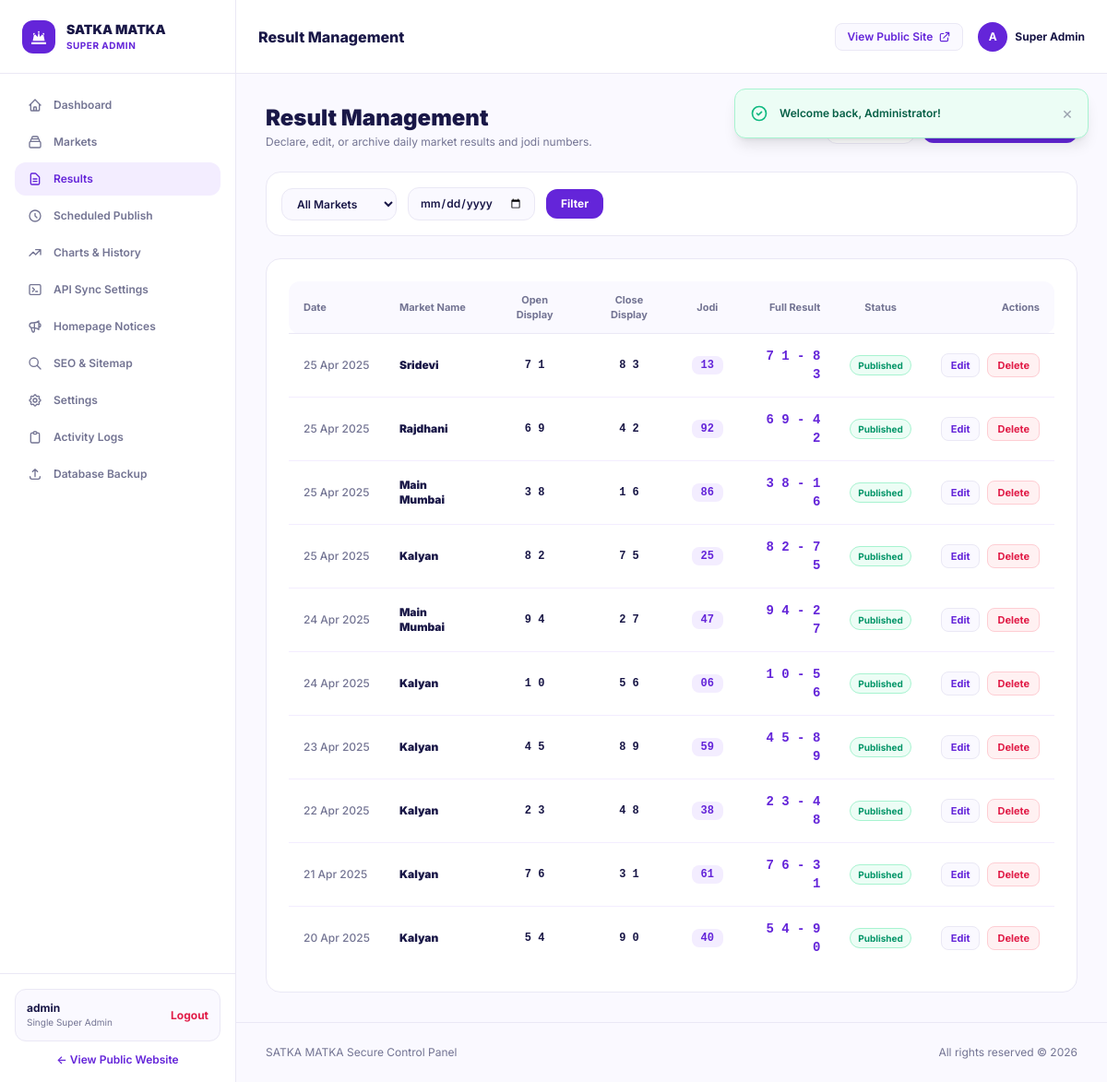
Page /admin/results/index.php (signed in) on the committed database.
### tables this page shows
CREATE TABLE IF NOT EXISTS results (
    id INT AUTO_INCREMENT PRIMARY KEY,
    market_id INT NOT NULL,
    result_date DATE NOT NULL,
    open_panna VARCHAR(10) NULL,
    open_digit VARCHAR(5) NULL,
    close_digit VARCHAR(5) NULL,
    close_panna VARCHAR(10) NULL,
    open_display VARCHAR(20) NULL,
    close_display VARCHAR(20) NULL,
    jodi VARCHAR(10) NULL,
    full_result VARCHAR(50) NULL,
    status VARCHAR(20) NOT NULL DEFAULT 'published',
    published_at DATETIME NULL,
    created_at DATETIME NOT NULL DEFAULT CURRENT_TIMESTAMP,
    updated_at DATETIME NOT NULL DEFAULT CURRENT_TIMESTAMP ON UPDATE CURRENT_TIMESTAMP,
    UNIQUE KEY uq_market_date (market_id, result_date),
    INDEX idx_result_date (result_date),
    INDEX idx_market_id (market_id)
);

CREATE TABLE IF NOT EXISTS markets (
    id INT AUTO_INCREMENT PRIMARY KEY,
    name VARCHAR(100) NOT NULL,
    slug VARCHAR(120) NOT NULL UNIQUE,
    open_time VARCHAR(20) NOT NULL,
    close_time VARCHAR(20) NOT NULL,
    status VARCHAR(20) NOT NULL DEFAULT 'active',
    is_live TINYINT(1) NOT NULL DEFAULT 0,
    is_featured TINYINT(1) NOT NULL DEFAULT 1,
    display_order INT NOT NULL DEFAULT 0,
    seo_title VARCHAR(255) NULL,
    seo_description TEXT NULL,
    created_at DATETIME NOT NULL DEFAULT CURRENT_TIMESTAMP,
    updated_at DATETIME NOT NULL DEFAULT CURRENT_TIMESTAMP ON UPDATE CURRENT_TIMESTAMP
);

### app/helpers/security.php (called while the page is built, shortened)
<?php
function e(?string $value): string {
    return htmlspecialchars($value ?? '', ENT_QUOTES | ENT_SUBSTITUTE, 'UTF-8');
}

### app/models/Result.php (called while the page is built, shortened)
<?php
class Result {
    public static function allPaginated(int $limit = 15, int $offset = 0, array $filters = []): array {
        $pdo = Database::getConnection();
        $sql = "
            SELECT r.*, m.name as market_name, m.slug as market_slug
            FROM results r
            JOIN markets m ON r.market_id = m.id
            WHERE 1=1
        ";
        $params = [];
        $sql .= " ORDER BY r.result_date DESC, r.id DESC LIMIT ? OFFSET ?";
        $params[] = $limit;
        $params[] = $offset;
        $stmt = $pdo->prepare($sql);
        foreach ($params as $idx => $val) {
            $stmt->bindValue($idx + 1, $val, is_int($val) ? PDO::PARAM_INT : PDO::PARAM_STR);
        }
        $stmt->execute();
        return $stmt->fetchAll();
    }
}

### app/helpers/common.php (called while the page is built, shortened)
<?php
function format_app_date(?string $dateStr, string $format = 'd M Y'): string {
    try {
        $dt = new DateTime($dateStr);
        return $dt->format($format);
    } catch (Exception $e) {
        return $dateStr;
    }
}

### admin/results/index.php (the view, shortened to what this page needs)
<?php
$date = $_GET['date'] ?? '';
$filters = [];
$page = max(1, (int)($_GET['page'] ?? 1));
$perPage = 15;
$results = Result::allPaginated($perPage, ($page - 1) * $perPage, $filters);
require __DIR__ . '/../includes/head.php';
require __DIR__ . '/../includes/sidebar.php';
?>
<div class="flex-1 flex flex-col min-w-0">
  <?php require __DIR__ . '/../includes/header.php'; ?>
  <?php require __DIR__ . '/../../includes/flash-message.php'; ?>
  <main class="p-6 sm:p-8 space-y-6 flex-1">
    <div class="flex flex-col sm:flex-row sm:items-center justify-between gap-4">
      <div>
        <h1 class="text-2xl font-black text-[#191747]">Result Management</h1>
        <p class="text-xs text-[#737493] mt-0.5">Declare, edit, or archive daily market results and jodi numbers.</p>
      </div>
      <div class="flex items-center space-x-2">
        <a href="/admin/results/bulk-import.php" class="px-3.5 py-2.5 rounded-xl border border-[#EAE8F5] bg-white hover:bg-[#FAF9FF] text-[#191747] text-xs font-bold transition">
        </a>
        <a href="/admin/results/create.php" class="px-4 py-2.5 rounded-xl bg-[#6425D9] hover:bg-[#521ec2] text-white text-xs font-bold flex items-center gap-1.5 shadow-xs transition">
          <span>Declare New Result</span>
        </a>
      </div>
    </div>
    <div class="bg-white rounded-2xl border border-[#EAE8F5] p-4 shadow-xs">
      <form action="/admin/results/index.php" method="GET" class="flex flex-wrap items-center gap-3">
        <select name="market_id" class="px-3 py-2 rounded-xl bg-[#FAF9FF] border border-[#EAE8F5] text-xs font-semibold text-[#191747]">
          <option value="">All Markets</option>
        </select>
        <input type="date" name="date" value="<?= e($date) ?>" class="px-3 py-2 rounded-xl bg-[#FAF9FF] border border-[#EAE8F5] text-xs font-semibold text-[#191747]">
        <button type="submit" class="px-4 py-2 rounded-xl bg-[#6425D9] text-white text-xs font-bold">Filter</button>
      </form>
    </div>
    <div class="bg-white rounded-2xl border border-[#EAE8F5] p-6 shadow-xs overflow-hidden">
      <div class="overflow-x-auto">
        <table class="w-full text-left text-xs">
          <thead>
            <tr class="text-[#737493] border-b border-[#EAE8F5] text-[11px] bg-[#FAF9FF]">
              <th class="py-3 px-4 font-bold rounded-l-xl">Date</th>
              <th class="py-3 px-4 font-bold">Market Name</th>
              <th class="py-3 px-4 font-bold text-center">Open Display</th>
              <th class="py-3 px-4 font-bold text-center">Close Display</th>
              <th class="py-3 px-4 font-bold text-center">Jodi</th>
              <th class="py-3 px-4 font-bold text-right">Full Result</th>
              <th class="py-3 px-4 font-bold text-center">Status</th>
              <th class="py-3 px-4 font-bold text-right rounded-r-xl">Actions</th>
            </tr>
          </thead>
          <tbody class="divide-y divide-[#F3EDFF] text-[#191747]">
            <?php foreach ($results as $r): ?>
              <tr class="hover:bg-[#FAF9FF] transition">
                <td class="py-3.5 px-4 font-medium text-[#737493] whitespace-nowrap"><?= format_app_date($r['result_date'], 'd M Y') ?></td>
                <td class="py-3.5 px-4 font-black"><?= e($r['market_name']) ?></td>
                <td class="py-3.5 px-4 text-center font-mono font-bold"><?= e($r['open_display']) ?></td>
                <td class="py-3.5 px-4 text-center font-mono font-bold"><?= e($r['close_display']) ?></td>
                <td class="py-3.5 px-4 text-center">
                  <span class="inline-block px-2.5 py-0.5 rounded-lg bg-[#F3EDFF] text-[#6425D9] font-black font-mono">
                    <?= e($r['jodi'] ?: '--') ?>
                  </span>
                </td>
                <td class="py-3.5 px-4 text-right font-mono font-black text-[#6425D9] text-sm"><?= e($r['full_result']) ?></td>
                <td class="py-3.5 px-4 text-center">
                  <span class="inline-block px-2 py-0.5 rounded-full text-[10px] font-bold bg-emerald-50 text-emerald-600 border border-emerald-200">
                    <?= ucfirst($r['status']) ?>
                  </span>
                </td>
                <td class="py-3.5 px-4 text-right">
                  <div class="flex items-center justify-end space-x-2">
                    <a href="/admin/results/edit.php?id=<?= $r['id'] ?>" class="px-2.5 py-1 rounded-lg bg-[#FAF9FF] border border-[#EAE8F5] text-[#6425D9] font-bold text-[11px] hover:bg-[#F3EDFF]">
                      Edit
                    </a>
                    <form action="/admin/results/delete.php" method="POST" onsubmit="return confirm('Are you sure you want to delete this result?');" class="inline">
                      <button type="submit" class="px-2.5 py-1 rounded-lg bg-rose-50 border border-rose-200 text-rose-600 font-bold text-[11px] hover:bg-rose-100">
                        Delete
                      </button>
                    </form>
                  </div>
                </td>
              </tr>
            <?php endforeach; ?>
          </tbody>
        </table>
      </div>
    </div>
  </main>
  <?php require __DIR__ . '/../includes/footer.php'; ?>

### assets/css/app.css (style rules this page uses)
:root { --primary-purple: #6425D9; --deep-purple: #35156F; --light-purple: #F3EDFF; --main-bg: #FFFFFF; --soft-bg: #FAF9FF; --primary-text: #191747; --secondary-text: #737493; --border-color: #EAE8F5; --success-green: #16A779; }
body { font-family: 'Inter', -apple-system, BlinkMacSystemFont, 'Segoe UI', Roboto, Helvetica, Arial, sans-serif; color: var(--primary-text); background-color: var(--soft-bg); -webkit-font-smoothing: antialiased; }

### rows in the picture
results: result_date "25 Apr 2025", market.name "Sridevi", open_display "7 1", close_display "8 3", jodi "13", full_result "7 1 - 8 3", status "Published"
results: result_date "25 Apr 2025", market.name "Rajdhani", open_display "6 9", close_display "4 2", jodi "92", full_result "6 9 - 4 2", status "Published"
results: result_date "25 Apr 2025", market.name "Main Mumbai", open_display "3 8", close_display "1 6", jodi "86", full_result "3 8 - 1 6", status "Published"
results: result_date "25 Apr 2025", market.name "Kalyan", open_display "8 2", close_display "7 5", jodi "25", full_result "8 2 - 7 5", status "Published"
results: result_date "24 Apr 2025", market.name "Main Mumbai", open_display "9 4", close_display "2 7", jodi "47", full_result "9 4 - 2 7", status "Published"
results: result_date "24 Apr 2025", market.name "Kalyan", open_display "1 0", close_display "5 6", jodi "06", full_result "1 0 - 5 6", status "Published"
results: result_date "23 Apr 2025", market.name "Kalyan", open_display "4 5", close_display "8 9", jodi "59", full_result "4 5 - 8 9", status "Published"
results: result_date "22 Apr 2025", market.name "Kalyan", open_display "2 3", close_display "4 8", jodi "38", full_result "2 3 - 4 8", status "Published"
results: result_date "21 Apr 2025", market.name "Kalyan", open_display "7 6", close_display "3 1", jodi "61", full_result "7 6 - 3 1", status "Published"
results: result_date "20 Apr 2025", market.name "Kalyan", open_display "5 4", close_display "9 0", jodi "40", full_result "5 4 - 9 0", status "Published"

### other values in the picture
$pageTitle "Result Management"
$f['message'] "Welcome back, Administrator!"
